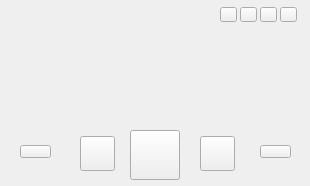
<?xml version="1.0" encoding="UTF-8"?>
<ui version="4.0">
 <class>Form</class>
 <widget class="QWidget" name="Form">
  <property name="geometry">
   <rect>
    <x>0</x>
    <y>0</y>
    <width>310</width>
    <height>186</height>
   </rect>
  </property>
  <property name="windowTitle">
   <string/>
  </property>
  <widget class="QLabel" name="background_label">
   <property name="enabled">
    <bool>true</bool>
   </property>
   <property name="geometry">
    <rect>
     <x>0</x>
     <y>0</y>
     <width>292</width>
     <height>155</height>
    </rect>
   </property>
   <property name="text">
    <string/>
   </property>
   <property name="pixmap">
    <pixmap>player_wall.jpg</pixmap>
   </property>
  </widget>
  <widget class="QPushButton" name="fixed">
   <property name="geometry">
    <rect>
     <x>220</x>
     <y>7</y>
     <width>17</width>
     <height>15</height>
    </rect>
   </property>
   <property name="text">
    <string/>
   </property>
   <property name="iconSize">
    <size>
     <width>18</width>
     <height>18</height>
    </size>
   </property>
  </widget>
  <widget class="QPushButton" name="mini_top">
   <property name="geometry">
    <rect>
     <x>240</x>
     <y>7</y>
     <width>17</width>
     <height>15</height>
    </rect>
   </property>
   <property name="text">
    <string/>
   </property>
   <property name="icon">
    <iconset>
     <normaloff>gg.png</normaloff>gg.png</iconset>
   </property>
  </widget>
  <widget class="QPushButton" name="min">
   <property name="geometry">
    <rect>
     <x>260</x>
     <y>7</y>
     <width>17</width>
     <height>15</height>
    </rect>
   </property>
   <property name="text">
    <string/>
   </property>
   <property name="icon">
    <iconset>
     <normaloff>gg.png</normaloff>gg.png</iconset>
   </property>
  </widget>
  <widget class="QPushButton" name="close">
   <property name="geometry">
    <rect>
     <x>280</x>
     <y>7</y>
     <width>17</width>
     <height>15</height>
    </rect>
   </property>
   <property name="text">
    <string/>
   </property>
   <property name="icon">
    <iconset>
     <normaloff>gg.png</normaloff>gg.png</iconset>
   </property>
  </widget>
  <widget class="QPushButton" name="btn_play">
   <property name="geometry">
    <rect>
     <x>130</x>
     <y>130</y>
     <width>50</width>
     <height>50</height>
    </rect>
   </property>
   <property name="text">
    <string/>
   </property>
  </widget>
  <widget class="QPushButton" name="preview">
   <property name="geometry">
    <rect>
     <x>80</x>
     <y>136</y>
     <width>35</width>
     <height>35</height>
    </rect>
   </property>
   <property name="text">
    <string/>
   </property>
  </widget>
  <widget class="QPushButton" name="next">
   <property name="geometry">
    <rect>
     <x>200</x>
     <y>136</y>
     <width>35</width>
     <height>35</height>
    </rect>
   </property>
   <property name="text">
    <string/>
   </property>
  </widget>
  <widget class="QLabel" name="music_name">
   <property name="geometry">
    <rect>
     <x>20</x>
     <y>20</y>
     <width>161</width>
     <height>21</height>
    </rect>
   </property>
   <property name="text">
    <string/>
   </property>
  </widget>
  <widget class="QLabel" name="lrc_label">
   <property name="geometry">
    <rect>
     <x>10</x>
     <y>40</y>
     <width>281</width>
     <height>41</height>
    </rect>
   </property>
   <property name="text">
    <string/>
   </property>
  </widget>
  <widget class="QPushButton" name="music_list">
   <property name="geometry">
    <rect>
     <x>20</x>
     <y>145</y>
     <width>31</width>
     <height>13</height>
    </rect>
   </property>
   <property name="text">
    <string/>
   </property>
  </widget>
  <widget class="QPushButton" name="lrc">
   <property name="geometry">
    <rect>
     <x>260</x>
     <y>145</y>
     <width>31</width>
     <height>13</height>
    </rect>
   </property>
   <property name="text">
    <string/>
   </property>
  </widget>
  <widget class="QLabel" name="state_label">
   <property name="geometry">
    <rect>
     <x>230</x>
     <y>110</y>
     <width>60</width>
     <height>20</height>
    </rect>
   </property>
   <property name="text">
    <string/>
   </property>
  </widget>
 </widget>
 <resources/>
 <connections/>
</ui>
